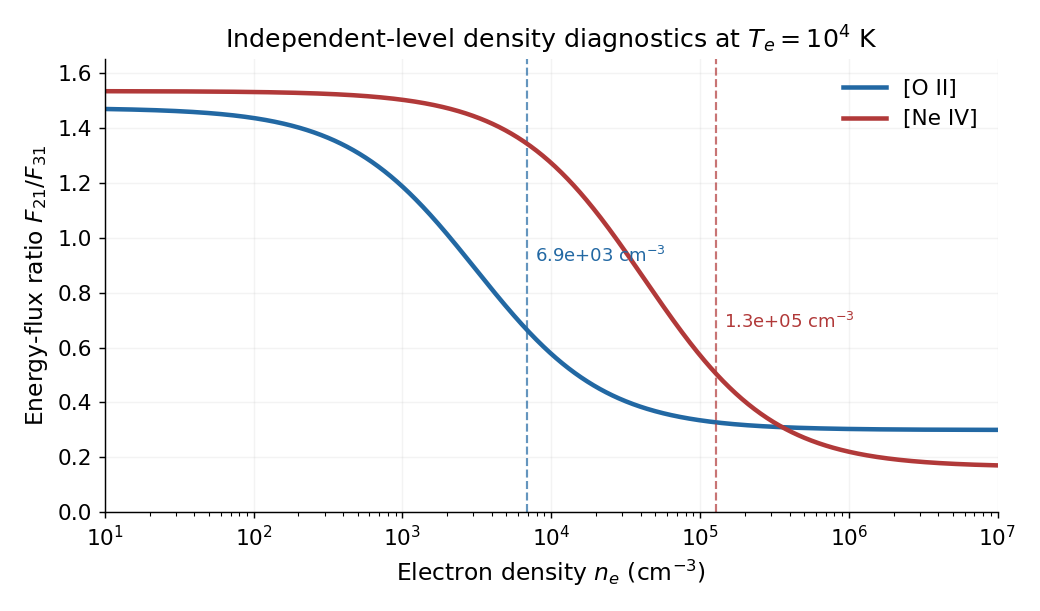

Here is the Python script that generated this plot:
from pathlib import Path
import numpy as np
import matplotlib
matplotlib.use('Agg')
import matplotlib.pyplot as plt

plt.rcParams.update({'font.size':12,'axes.titlesize':14,'axes.labelsize':13})
fig,ax=plt.subplots(figsize=(8,4.7),dpi=130,facecolor='white')
ne=np.geomspace(10,1e7,1000)
models=[('[O II]',np.array([3.6e-5,1.8e-4]),np.array([.81,.55]),np.array([.3729,.3727]),'#2268a3'),('[Ne IV]',np.array([5.4e-4,4.9e-3]),np.array([.89,.58]),np.array([.2424,.2422]),'#b13939')]
for label,A,Omega,lam,col in models:
 coeff=8.6e-12*Omega/np.array([6,4])/100
 nc=A/coeff/1e6
 low=Omega[0]/Omega[1]*lam[1]/lam[0]
 ratio=low*(1+ne/nc[1])/(1+ne/nc[0])
 ax.semilogx(ne,ratio,color=col,lw=2.5,label=label)
 best=np.sqrt(np.prod(nc));ax.axvline(best,color=col,ls='--',lw=1.2,alpha=.7)
 ax.text(best*1.13,.91 if label=='[O II]' else .67,fr'{best:.2g} cm$^{{-3}}$',color=col,fontsize=10)
ax.set(xlim=(10,1e7),ylim=(0,1.65),xlabel=r'Electron density $n_e$ (cm$^{-3}$)',ylabel=r'Energy-flux ratio $F_{21}/F_{31}$',title=r'Independent-level density diagnostics at $T_e=10^4$ K')
ax.legend(loc='upper right',frameon=False)
ax.spines[['top','right']].set_visible(False);ax.grid(alpha=.15)
fig.tight_layout()
fig.savefig(Path.cwd()/Path(__file__).with_suffix('.png').name,facecolor='white',transparent=False)
